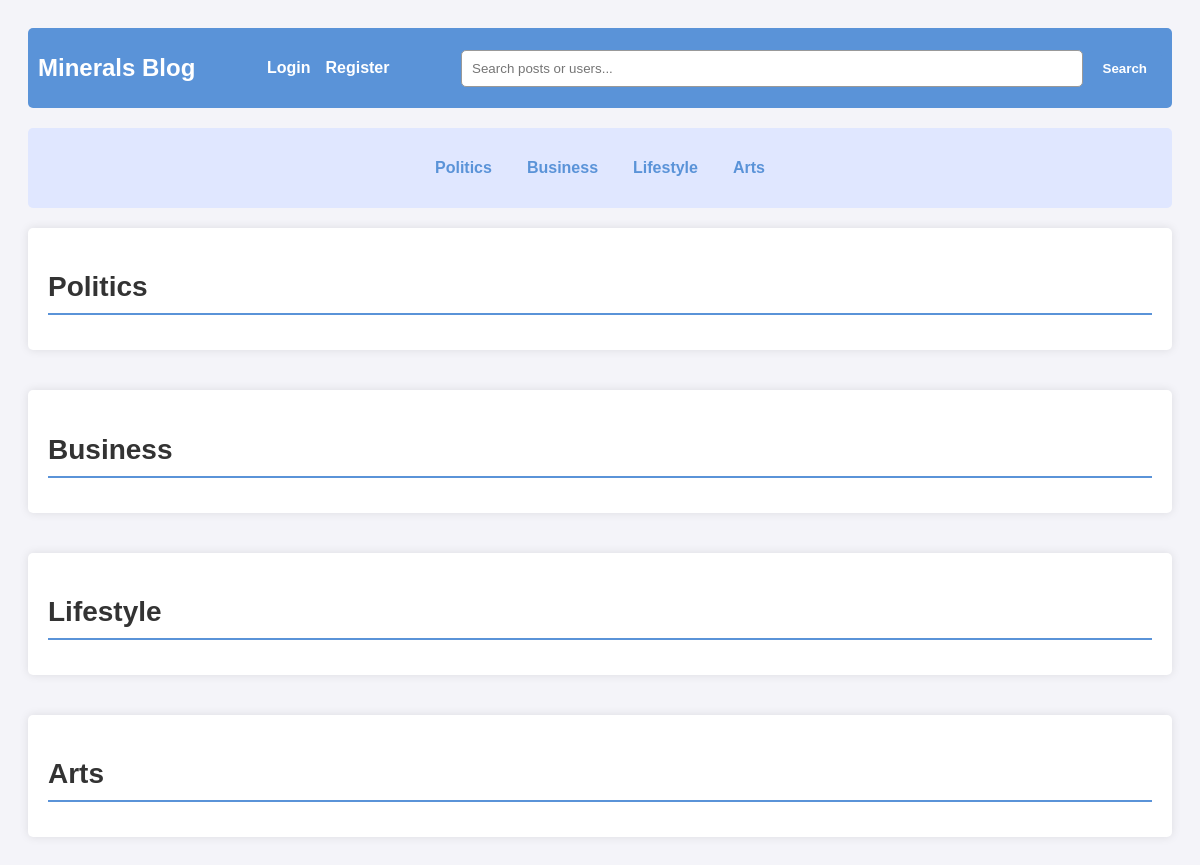
Before: / with the older database file.
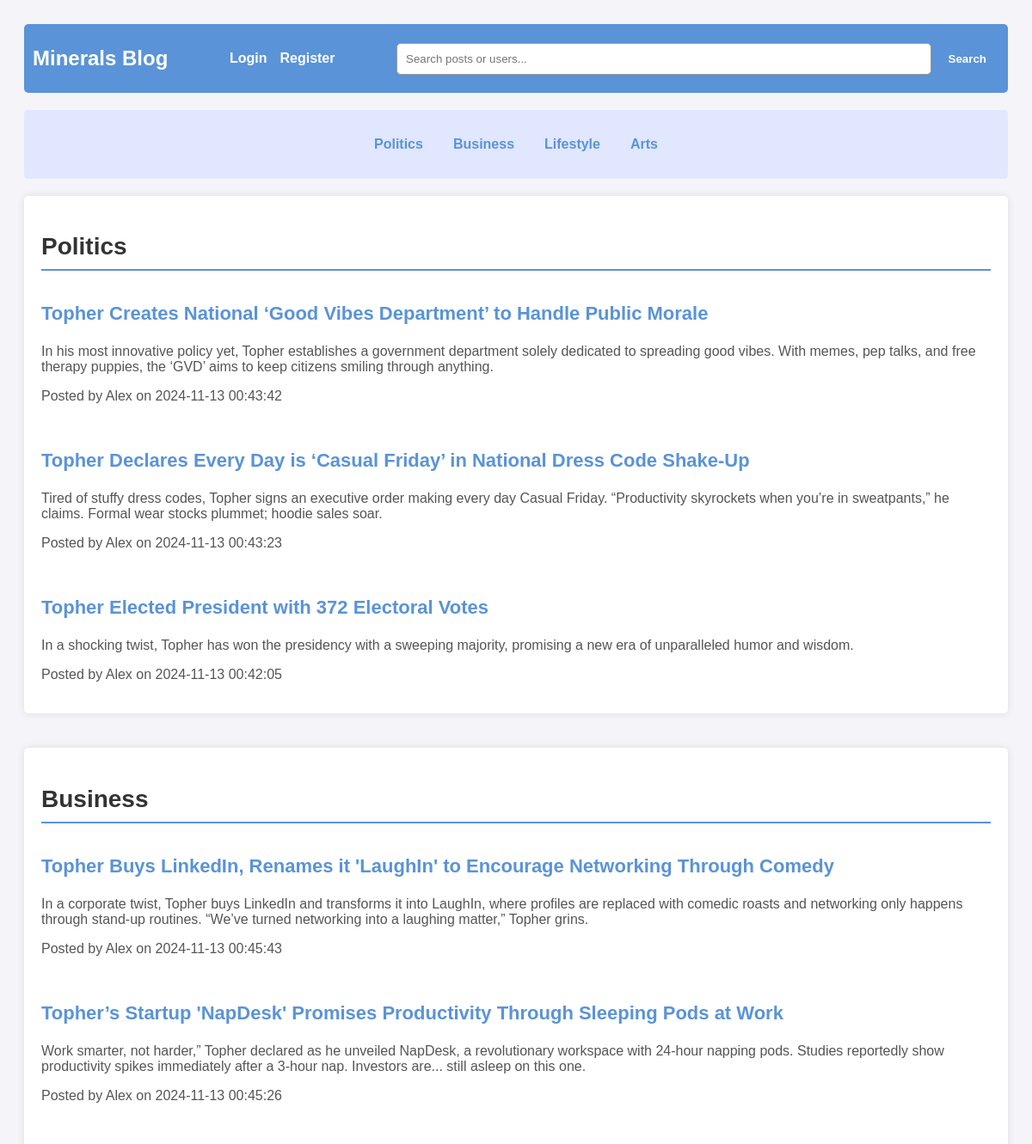
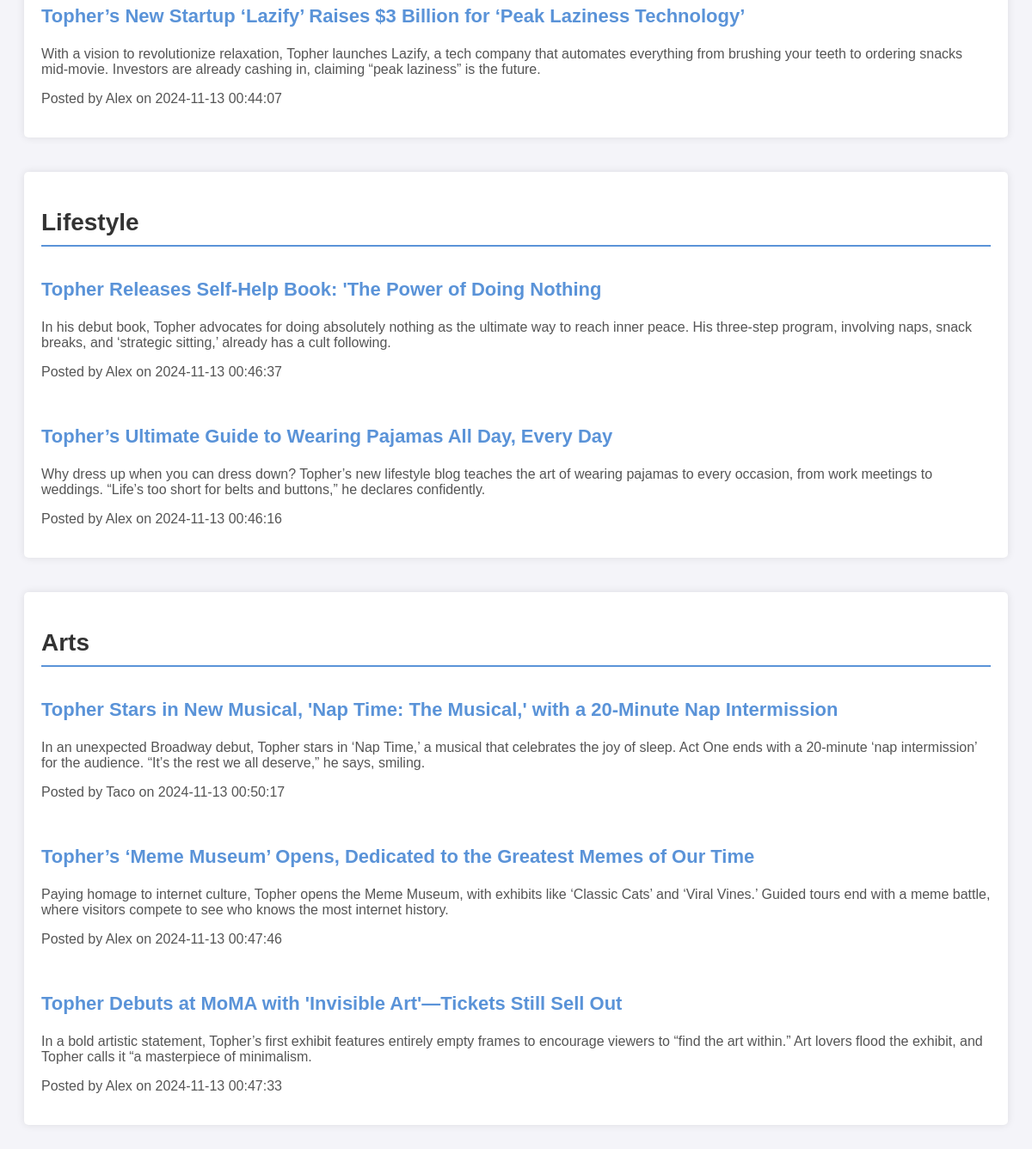
After: the same page with the newer database file (2 pictures, top to bottom).
### tables this page shows
CREATE TABLE blog_post (
                id INTEGER PRIMARY KEY AUTOINCREMENT,
                title TEXT NOT NULL,
                content TEXT NOT NULL,
                category TEXT NOT NULL,
                author_id INTEGER,
                created_at TIMESTAMP DEFAULT CURRENT_TIMESTAMP,
                FOREIGN KEY(author_id) REFERENCES user(id)
            );

CREATE TABLE user (
                id INTEGER PRIMARY KEY AUTOINCREMENT,
                username TEXT UNIQUE NOT NULL,
                password TEXT NOT NULL
            );

### app/routes.py (the view)
@app.route('/')
def main():
    user = None
    if 'user_id' in session:
        user = User.get(session['user_id'])
    posts = BlogPost.get_all()  # Fetch all posts from the database
    ordered_categories = ["Politics", "Business", "Lifestyle", "Arts"]
    posts_by_category = {category: [] for category in ordered_categories}  # Initialize dictionary with ordered keys
    for post in posts:
        if post.category in posts_by_category:
            posts_by_category[post.category].append(post)
    return render_template('main.html', username=user.username if user else None, posts=posts_by_category)

### app/models.py (called while the page is built)
    @staticmethod
    def get_all():
        with sqlite3.connect(app.config['DATABASE_PATH']) as conn:
            conn.row_factory = sqlite3.Row
            cursor = conn.cursor()
            cursor.execute("""
                SELECT blog_post.*, user.username
                FROM blog_post
                JOIN user ON blog_post.author_id = user.id
                ORDER BY created_at DESC
            """)
            rows = cursor.fetchall()
            return [BlogPost(**row) for row in rows]

### app/templates/main.html (shortened to what this page needs)
<!DOCTYPE html>
<html lang="en">
<head>
    <link rel="stylesheet" href="{{ url_for('static', filename='css/main.css') }}">
</head>
<body>
    <header>
        <h1>Minerals Blog</h1>
        <div class="login-bar">
            {% if username %}
                <p><a href="{{ url_for('main') }}" style="color: inherit; text-decoration: none;">Hello, {{ username }}!</a></p>
                <a href="{{ url_for('logout') }}">Logout</a>
                <a href="{{ url_for('create_post') }}">Create New Post</a>
            {% else %}
                <a href="{{ url_for('login') }}">Login</a>
                <a href="{{ url_for('register') }}">Register</a>
            {% endif %}
        </div>
        <form action="{{ url_for('search') }}" method="GET" class="search-form">
            <input type="text" name="query" placeholder="Search posts or users..." required>
            <button type="submit">Search</button>
        </form>
    </header>
    <nav>
        <ul>
            <a href="#">Politics</a>
            <a href="#">Business</a>
            <a href="#">Lifestyle</a>
            <a href="#">Arts</a>
        </ul>
    </nav>
    <main>
        {% for category, posts_in_category in posts.items() %}
            <section id="{{ category }}">
                <h2>{{ category }}</h2>
                <div class="post-list">
                    {% for post in posts_in_category %}
                        <article class="post">
                            <h3>{{ post.title }}</h3>
                            <p>{{ post.content }}</p>
                            <p class="post-meta">Posted by {{ post.username }} on {{ post.created_at }}</p>
                        </article>
                    {% endfor %}
                </div>
            </section>
        {% endfor %}
    </main>
</body>
</html>

### app/static/css/main.css (style rules this page uses)
body { font-family: Arial, sans-serif; padding: 20px; background-color: #f4f4f9; color: #333; }
header { display: flex; justify-content: space-between; align-items: center; margin-bottom: 20px; padding: 10px; background-color: #5a93d8; color: #fff; border-radius: 5px; }
header h1 { font-size: 24px; color: #fff; }
.login-bar { display: flex; gap: 15px; align-items: center; }
.login-bar a, .login-bar p { color: #fff; font-weight: bold; text-decoration: none; }
nav { background-color: #e0e7ff; padding: 10px; border-radius: 5px; margin-bottom: 20px; }
nav ul { display: flex; gap: 15px; list-style-type: none; padding: 0; justify-content: center; }
nav ul a { text-decoration: none; color: #5a93d8; font-weight: bold; padding: 5px 10px; border-radius: 3px; transition: background-color 0.2s ease; }
main { margin-top: 20px; }
section { margin-bottom: 40px; padding: 20px; background-color: #ffffff; border-radius: 5px; box-shadow: 0 0 10px rgba(0, 0, 0, 0.1); }
h2 { font-size: 28px; color: #333; border-bottom: 2px solid #5a93d8; padding-bottom: 10px; margin-bottom: 15px; }
.post-list { display: flex; flex-direction: column; gap: 15px; }
.post h3 { font-size: 22px; color: #5a93d8; }
.post p { font-size: 16px; color: #555; }
a { color: #5a93d8; }
button { background-color: #5a93d8; color: #fff; border: none; border-radius: 5px; padding: 10px 15px; cursor: pointer; font-weight: bold; transition: background-color 0.3s ease; }
input[type="category"], input[type="text"] { width: 600px; padding: 10px; border: 1px solid #999999; border-radius: 5px; }

Changed rows visible on the page:
added blog_post: title "Topher Creates National ‘Good Vibes Department’ to Handle Public Morale", content "In his most innovative policy yet, Topher establishes a government department solely dedicated to spreading good vibes. With memes, pep talks, and free therapy puppies, the ‘GVD’ aims to keep citizens smiling through anything.", username "Alex", created_at "2024-11-13 00:43:42", shown under "Politics"
added blog_post: title "Topher Declares Every Day is ‘Casual Friday’ in National Dress Code Shake-Up", content "Tired of stuffy dress codes, Topher signs an executive order making every day Casual Friday. “Productivity skyrockets when you’re in sweatpants,” he claims. Formal wear stocks plummet; hoodie sales soar.", username "Alex", created_at "2024-11-13 00:43:23", shown under "Politics"
added blog_post: title "Topher Elected President with 372 Electoral Votes", content "In a shocking twist, Topher has won the presidency with a sweeping majority, promising a new era of unparalleled humor and wisdom.", username "Alex", created_at "2024-11-13 00:42:05", shown under "Politics"
added blog_post: title "Topher Buys LinkedIn, Renames it 'LaughIn' to Encourage Networking Through Comedy", content "In a corporate twist, Topher buys LinkedIn and transforms it into LaughIn, where profiles are replaced with comedic roasts and networking only happens through stand-up routines. “We’ve turned networking into a laughing matter,” Topher grins.", username "Alex", created_at "2024-11-13 00:45:43", shown under "Business"
added blog_post: title "Topher’s Startup 'NapDesk' Promises Productivity Through Sleeping Pods at Work", content "Work smarter, not harder,” Topher declared as he unveiled NapDesk, a revolutionary workspace with 24-hour napping pods. Studies reportedly show productivity spikes immediately after a 3-hour nap. Investors are... still asleep on this one.", username "Alex", created_at "2024-11-13 00:45:26", shown under "Business"
added blog_post: title "Topher’s New Startup ‘Lazify’ Raises $3 Billion for ‘Peak Laziness Technology’", content "With a vision to revolutionize relaxation, Topher launches Lazify, a tech company that automates everything from brushing your teeth to ordering snacks mid-movie. Investors are already cashing in, claiming “peak laziness” is the future.", username "Alex", created_at "2024-11-13 00:44:07", shown under "Business"
added blog_post: title "Topher Releases Self-Help Book: 'The Power of Doing Nothing", content "In his debut book, Topher advocates for doing absolutely nothing as the ultimate way to reach inner peace. His three-step program, involving naps, snack breaks, and ‘strategic sitting,’ already has a cult following.", username "Alex", created_at "2024-11-13 00:46:37", shown under "Lifestyle"
added blog_post: title "Topher’s Ultimate Guide to Wearing Pajamas All Day, Every Day", content "Why dress up when you can dress down? Topher’s new lifestyle blog teaches the art of wearing pajamas to every occasion, from work meetings to weddings. “Life’s too short for belts and buttons,” he declares confidently.", username "Alex", created_at "2024-11-13 00:46:16", shown under "Lifestyle"
added blog_post: title "Topher Stars in New Musical, 'Nap Time: The Musical,' with a 20-Minute Nap Intermission", content "In an unexpected Broadway debut, Topher stars in ‘Nap Time,’ a musical that celebrates the joy of sleep. Act One ends with a 20-minute ‘nap intermission’ for the audience. “It’s the rest we all deserve,” he says, smiling.", username "Taco", created_at "2024-11-13 00:50:17", shown under "Arts"
added blog_post: title "Topher’s ‘Meme Museum’ Opens, Dedicated to the Greatest Memes of Our Time", content "Paying homage to internet culture, Topher opens the Meme Museum, with exhibits like ‘Classic Cats’ and ‘Viral Vines.’ Guided tours end with a meme battle, where visitors compete to see who knows the most internet history.", username "Alex", created_at "2024-11-13 00:47:46", shown under "Arts"
added blog_post: title "Topher Debuts at MoMA with 'Invisible Art'—Tickets Still Sell Out", content "In a bold artistic statement, Topher’s first exhibit features entirely empty frames to encourage viewers to “find the art within.” Art lovers flood the exhibit, and Topher calls it “a masterpiece of minimalism.", username "Alex", created_at "2024-11-13 00:47:33", shown under "Arts"
